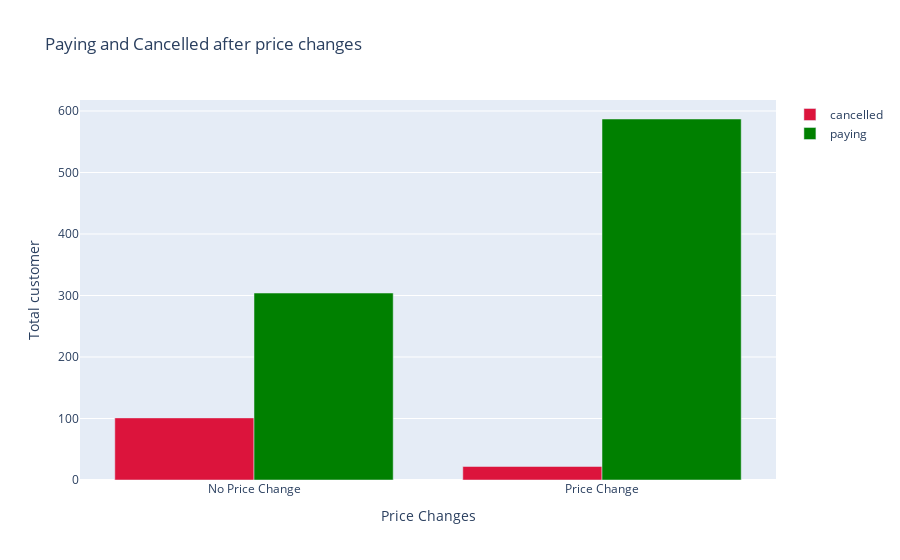

The notebook cell saved with this chart:
### Code cell
import plotly.graph_objects as go
animals=data1['Price change'].unique()

fig = go.Figure(data=[
    go.Bar(name='cancelled', x=animals, y=data1.loc[data1['Account Status']=='cancelled','Customer ID'],marker_color='crimson'
            ),
    go.Bar(name='paying', x=animals, y=data1.loc[data1['Account Status']=='paying','Customer ID'],marker_color='green')])


fig.update_layout(barmode='group')
fig.update_layout(title_text='Paying and Cancelled after price changes',xaxis_title="Price Changes",
    yaxis_title="Total customer")
fig.show()

### Figure 1 — Plotly figure (JSON) as saved in the notebook; plotly's stock layout.template omitted (floating-point values rounded to 4 significant figures)
{"data": [{"marker": {"color": "crimson"}, "name": "cancelled", "type": "bar", "x": ["No Price Change", "Price Change"], "y": [101, 22]}, {"marker": {"color": "green"}, "name": "paying", "type": "bar", "x": ["No Price Change", "Price Change"], "y": [304, 587]}], "layout": {"barmode": "group", "title": {"text": "Paying and Cancelled after price changes"}, "xaxis": {"title": {"text": "Price Changes"}}, "yaxis": {"title": {"text": "Total customer"}}}}
